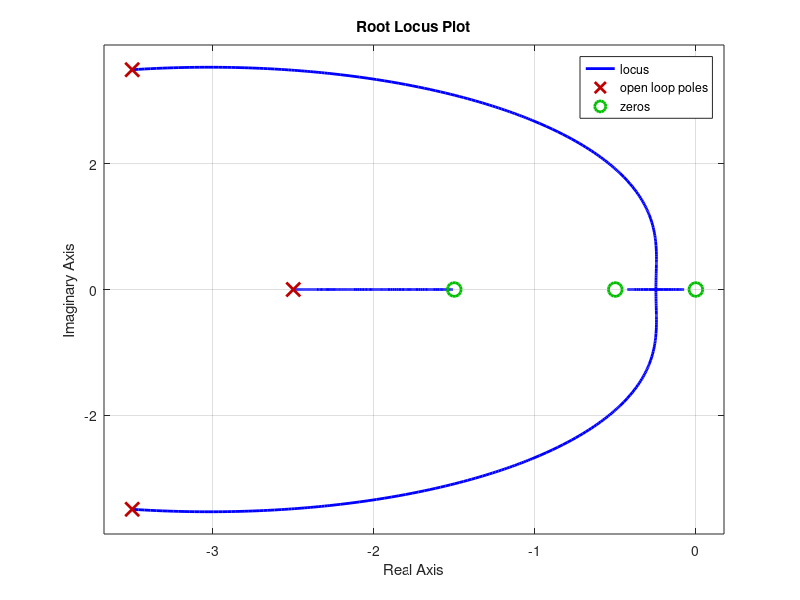

The MATLAB script that drew this image: (Note: this script raises an error after producing the figure.)
% zeros and poles
zeros = [0, -0.5, -1.5];
poles = [-2.5, -3.5 - 3.5i, -3.5 + 3.5i];

% zero pole gain tf func
G = zpk(zeros, poles, 1);

% plot the root locus
figure;
rlocus(G);
title('Root Locus Plot');
grid on;

% tau = -1 / real pole => pole = -2
[K, poles] = rlocfind(G, -2)
